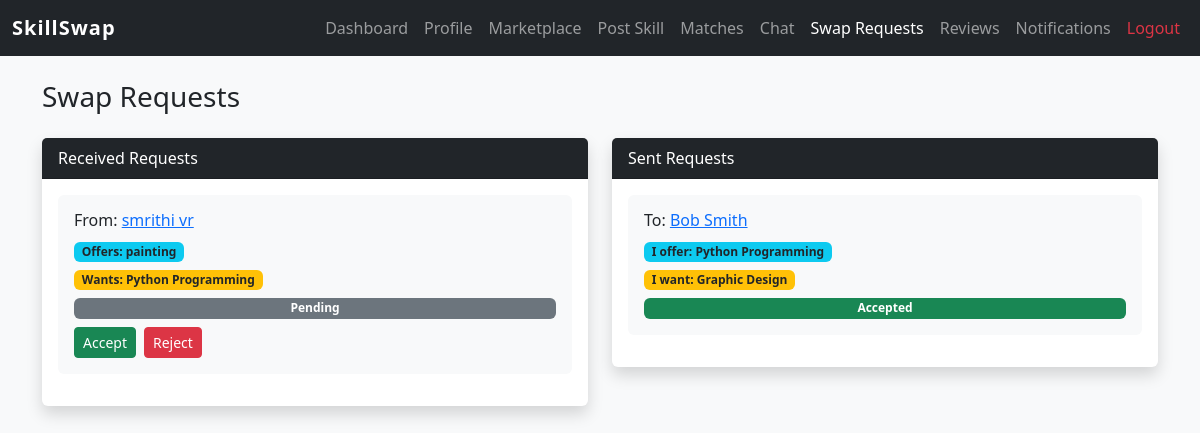
/swap-requests/ (signed in), run on the app's committed database.
### core/models.py (models this page shows, shortened)
class SwapRequest(models.Model):
    STATUS_CHOICES = [
        ('pending', 'Pending'),
        ('accepted', 'Accepted'),
        ('rejected', 'Rejected'),
    ]
    from_user = models.ForeignKey(User, on_delete=models.CASCADE, related_name='sent_requests')
    to_user = models.ForeignKey(User, on_delete=models.CASCADE, related_name='received_requests')
    skill_offered = models.ForeignKey(Skill, on_delete=models.CASCADE, related_name='offered_in')
    skill_wanted_text = models.CharField(max_length=100, blank=True)
    status = models.CharField(max_length=10, choices=STATUS_CHOICES, default='pending')
    created_at = models.DateTimeField(auto_now_add=True)

class Skill(models.Model):
    user = models.ForeignKey(User, on_delete=models.CASCADE, related_name='skills')
    name = models.CharField(max_length=100)
    description = models.TextField(blank=True)
    skill_wanted = models.CharField(max_length=100, blank=True)
    is_active = models.BooleanField(default=True)
    created_at = models.DateTimeField(auto_now_add=True)

### core/views.py (the view)
# urls.py: path('swap-requests/', views.swap_requests_view, name='swap_requests'),
@login_required
def swap_requests_view(request):
    received = SwapRequest.objects.filter(to_user=request.user).order_by('-created_at')
    sent = SwapRequest.objects.filter(from_user=request.user).order_by('-created_at')
    return render(request, 'swap_requests.html', {'received': received, 'sent': sent})

### templates/swap_requests.html (shortened to what this page needs)
{% extends 'base.html' %}
{% block nav_swap %}active{% endblock %}
{% block content %}
<div class="container mt-4">
  <h3 class="mb-4">Swap Requests</h3>
  <div class="row">
    <div class="col-md-6">
      <div class="card shadow border-0 mb-4">
        <div class="card-header bg-dark text-white">Received Requests</div>
        <div class="card-body">
          {% if received %}
            {% for swap in received %}
            <div class="card border-0 bg-light mb-3 p-3">
              <h6>From: <a href="{% url 'view_profile' swap.from_user.id %}">{{ swap.from_user.get_full_name|default:swap.from_user.username }}</a></h6>
              <p class="mb-1"><span class="badge bg-info text-dark">Offers: {{ swap.skill_offered.name }}</span></p>
              <p class="mb-2"><span class="badge bg-warning text-dark">Wants: {{ swap.skill_wanted_text }}</span></p>
              <span class="badge bg-{% if swap.status == 'accepted' %}success{% elif swap.status == 'rejected' %}danger{% else %}secondary{% endif %} mb-2">{{ swap.status|capfirst }}</span>
              {% if swap.status == 'pending' %}
              <div class="d-flex gap-2">
                <a href="{% url 'accept_swap' swap.id %}" class="btn btn-success btn-sm">Accept</a>
                <a href="{% url 'reject_swap' swap.id %}" class="btn btn-danger btn-sm">Reject</a>
              </div>
              {% endif %}
            </div>
            {% endfor %}
          {% else %}
          <p class="text-muted">No requests received yet.</p>
          {% endif %}
        </div>
      </div>
    </div>
    <div class="col-md-6">
      <div class="card shadow border-0 mb-4">
        <div class="card-header bg-dark text-white">Sent Requests</div>
        <div class="card-body">
          {% if sent %}
            {% for swap in sent %}
            <div class="card border-0 bg-light mb-3 p-3">
              <h6>To: <a href="{% url 'view_profile' swap.to_user.id %}">{{ swap.to_user.get_full_name|default:swap.to_user.username }}</a></h6>
              <p class="mb-1"><span class="badge bg-info text-dark">I offer: {{ swap.skill_offered.name }}</span></p>
              <p class="mb-2"><span class="badge bg-warning text-dark">I want: {{ swap.skill_wanted_text }}</span></p>
              <span class="badge bg-{% if swap.status == 'accepted' %}success{% elif swap.status == 'rejected' %}danger{% else %}secondary{% endif %}">{{ swap.status|capfirst }}</span>
            </div>
            {% endfor %}
          {% else %}
          <p class="text-muted">No requests sent yet.</p>
          {% endif %}
        </div>
      </div>
    </div>
  </div>
</div>
{% endblock %}

### templates/base.html (style rules this page uses)
body { background-color: #f8f9fa; }

### data on the page
SwapRequest: from_user.get_full_name "smrithi vr", skill_offered.name "painting", skill_wanted_text "Python Programming", status "Pending", shows "Accept"
SwapRequest: to_user.get_full_name "Bob Smith", skill_offered.name "Python Programming", skill_wanted_text "Graphic Design", status "Accepted"
